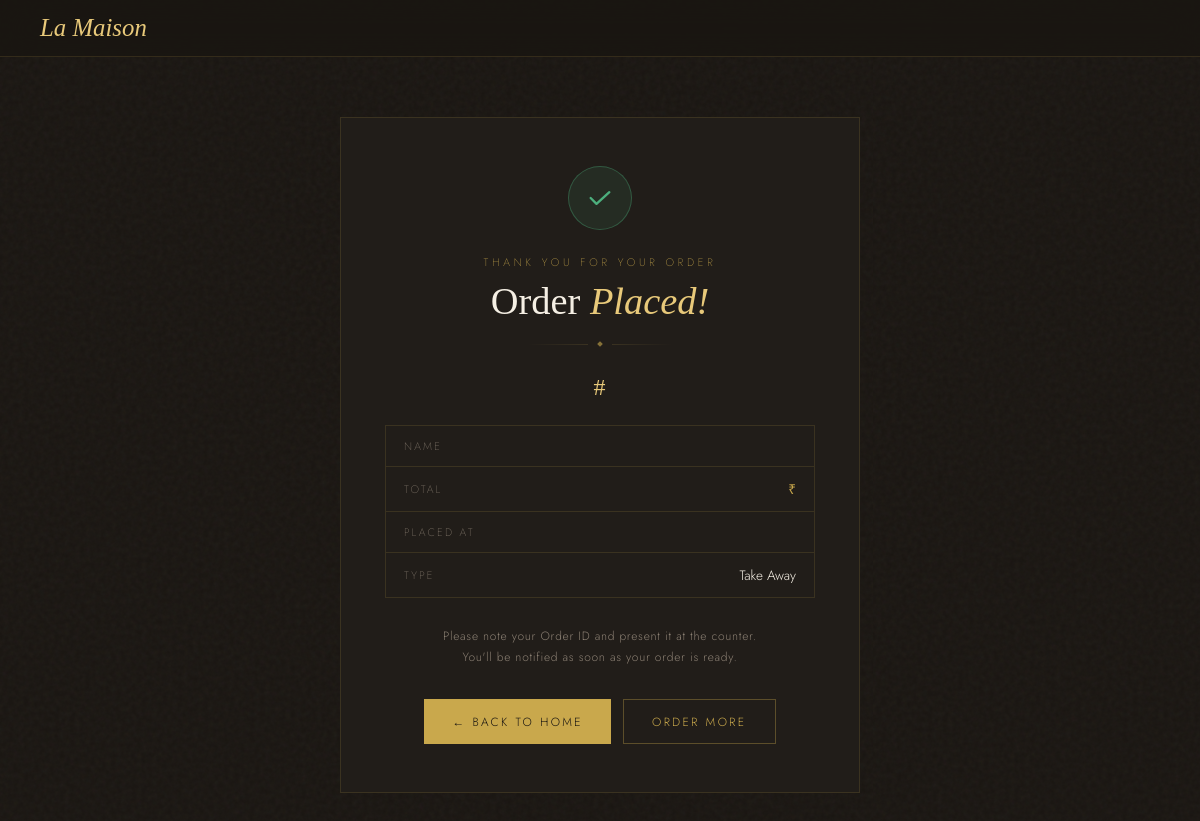
The app's page /order_status/5, older data.
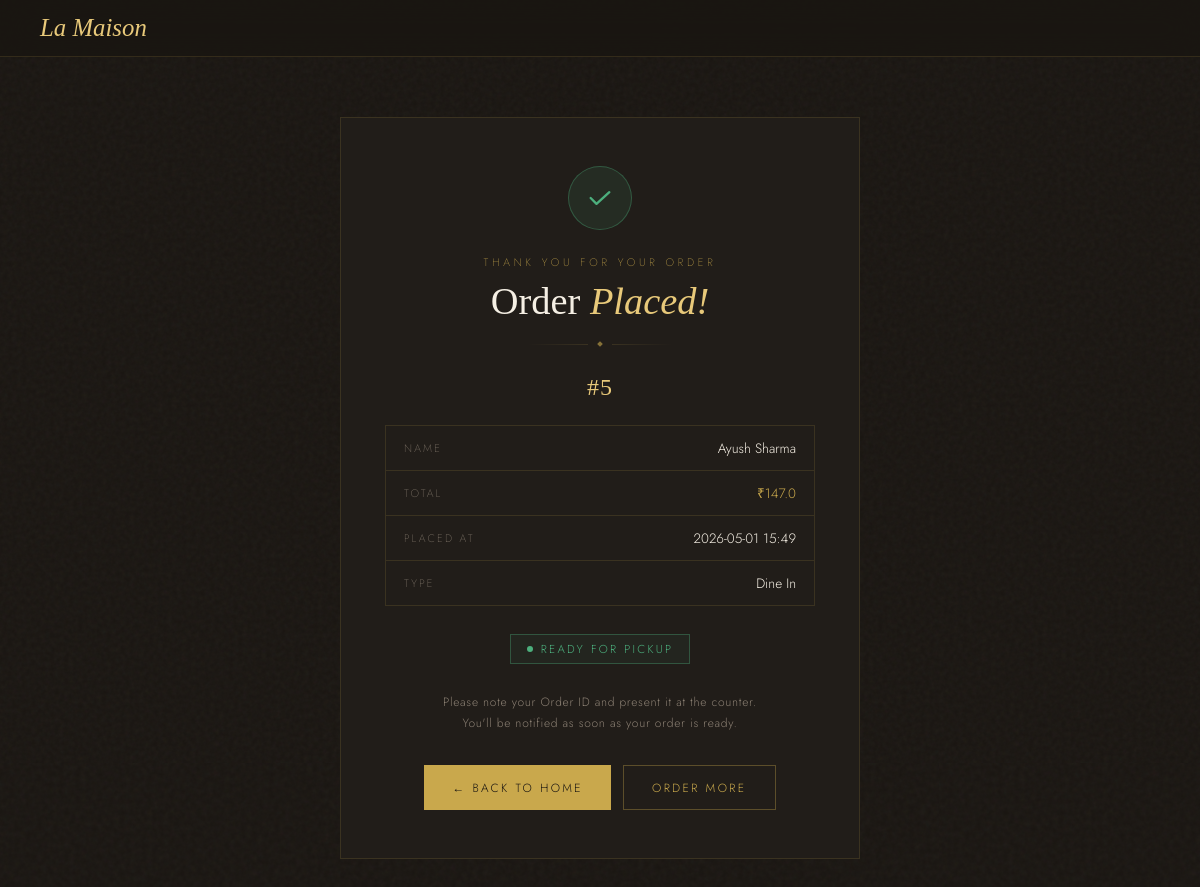
The same page, newer data.
### tables this page shows
CREATE TABLE orders (
    id INTEGER PRIMARY KEY AUTOINCREMENT,
    username TEXT,
    items TEXT,
    total REAL,
    time TEXT,
    status TEXT DEFAULT 'Preparing',
    order_type TEXT DEFAULT 'Dine In'
    );

### app.py (the view)
@app.route('/order_status/<int:order_id>')
def order_status(order_id):
    import os
    print("USER DB:", os.path.abspath('database.db'))
    conn = sqlite3.connect('database.db')
    cur = conn.cursor()
    cur.execute("SELECT * FROM orders WHERE id=?", (order_id,))
    order = cur.fetchone()
    conn.close()
    import json
    if order:
        order = list(order)
        if len(order) == 6:
            order.append('Dine In')
        order[2] = json.loads(order[2])   # 🔥 items decode
    return render_template('order_status.html', order=order)

### templates/order_status.html (shortened to what this page needs)
<nav class="top-nav">
  <a href="/" class="nav-brand">La Maison</a>
</nav>
<div class="page">
  <div class="confirm-card">
    <div class="check-wrap">
      <svg viewBox="0 0 24 24"><polyline points="4 12 9 17 20 7"/></svg>
    </div>
    <p class="confirm-eyebrow">Thank you for your order</p>
    <h1>Order <em>Placed!</em></h1>
    <div class="confirm-divider"><span></span><i></i><span></span></div>
    <div class="order-id">#{{ order[0] }}</div>
    <div class="order-meta">
      <div class="meta-row">
        <span class="meta-label">Name</span>
        <span class="meta-value">{{ order[1] }}</span>
      </div>
      <div class="meta-row">
        <span class="meta-label">Total</span>
        <span class="meta-value gold">₹{{ order[3] }}</span>
      </div>
      <div class="meta-row">
        <span class="meta-label">Placed at</span>
        <span class="meta-value">{{ order[4] }}</span>
      </div>
      <div class="meta-row">
        <span class="meta-label">Type</span>
        <span class="meta-value">
          {% if order[6] == "Dine In" %}
            Dine In
          {% else %}
            Take Away
          {% endif %}
        </span>
      </div>
    </div>
    {% if order and order[5] == "Ready" %}
    <div class="status-badge ready">
      <span class="status-dot"></span>
      Ready for pickup
    </div>
    {% elif order %}
    <div class="status-badge preparing">
      <span class="status-dot"></span>
      Preparing your order
    </div>
    {% endif %}
    <p class="confirm-note">
      Please note your Order ID and present it at the counter.<br>
      You'll be notified as soon as your order is ready.
    </p>
    <div class="confirm-actions">
      <a href="/welcome" class="btn-home">← Back to Home</a>
      <a href="/menu" class="btn-more">Order More</a>
    </div>
  </div>
</div>

### templates/order_status.html (style rules this page uses)
*, *::before, *::after { box-sizing: border-box; margin: 0; padding: 0; }
.top-nav { position: sticky; top: 0; z-index: 100; display: flex; align-items: center; justify-content: space-between; padding: 14px 40px; background: rgba(26,22,18,0.92); border-bottom: 1px solid var(--border); backdrop-filter: blur(16px); }
.nav-brand { font-family: 'Cormorant Garamond', serif; font-style: italic; font-size: 1.55rem; font-weight: 300; color: var(--gold-lt); text-decoration: none; }
.page { position: relative; z-index: 1; flex: 1; display: flex; flex-direction: column; align-items: center; justify-content: center; padding: 60px 24px 80px; }
.confirm-card { width: 100%; max-width: 520px; background: var(--card-bg); border: 1px solid var(--border); padding: 48px 44px; text-align: center; animation: fadeUp 0.9s ease both; }
.check-wrap { width: 64px; height: 64px; border-radius: 50%; background: rgba(76,175,125,0.1); border: 1px solid rgba(76,175,125,0.35); display: flex; align-items: center; justify-content: center; margin: 0 auto 24px; animation: popIn 0.6s cubic-bezier(0.175, 0.885, 0.32, 1.275) 0.3s both; }
.check-wrap svg { width: 28px; height: 28px; stroke: var(--green); fill: none; stroke-width: 2; stroke-linecap: round; stroke-linejoin: round; stroke-dasharray: 40; stroke-dashoffset: 40; animation: drawCheck 0.5s ease 0.7s forwards; }
.confirm-eyebrow { font-size: 0.68rem; font-weight: 200; letter-spacing: 0.35em; text-transform: uppercase; color: var(--gold); margin-bottom: 10px; }
.confirm-card h1 { font-family: 'Cormorant Garamond', serif; font-weight: 300; font-size: 2.4rem; color: var(--cream); line-height: 1.1; margin-bottom: 6px; }
.confirm-card h1 em { font-style: italic; color: var(--gold-lt); }
.confirm-divider { display: flex; align-items: center; justify-content: center; gap: 10px; margin: 20px 0 28px; }
.confirm-divider span { display: block; width: 60px; height: 1px; background: linear-gradient(90deg, transparent, var(--border)); }
.confirm-divider span:last-child { background: linear-gradient(90deg, var(--border), transparent); }
.confirm-divider i { display: block; width: 4px; height: 4px; background: var(--gold); transform: rotate(45deg); opacity: 0.6; }
.order-id { display: inline-block; font-family: 'Cormorant Garamond', serif; font-size: 1.5rem; font-weight: 400; color: var(--gold-lt); letter-spacing: 0.04em; margin-bottom: 24px; }
.order-meta { display: flex; flex-direction: column; gap: 0; margin-bottom: 28px; border: 1px solid var(--border); }
.meta-row { display: flex; justify-content: space-between; align-items: center; padding: 12px 18px; border-bottom: 1px solid var(--border); }
.meta-row:last-child { border-bottom: none; }
.meta-label { font-size: 0.68rem; font-weight: 200; letter-spacing: 0.2em; text-transform: uppercase; color: var(--muted); }
.meta-value { font-size: 0.85rem; font-weight: 300; color: var(--cream); text-align: right; }
.meta-value.gold { color: var(--gold); }
.status-badge { display: inline-flex; align-items: center; gap: 8px; padding: 6px 16px; font-size: 0.72rem; font-weight: 300; letter-spacing: 0.2em; text-transform: uppercase; border: 1px solid; margin-bottom: 28px; }
.status-badge.ready { color: var(--green); border-color: rgba(76,175,125,0.35); background: rgba(76,175,125,0.06); }
.status-dot { width: 6px; height: 6px; border-radius: 50%; background: currentColor; }
.confirm-note { font-size: 0.75rem; font-weight: 300; letter-spacing: 0.06em; color: var(--muted); margin-bottom: 32px; line-height: 1.7; }
.confirm-actions { display: flex; gap: 12px; justify-content: center; flex-wrap: wrap; }
.btn-home { display: inline-flex; align-items: center; gap: 8px; padding: 13px 28px; background: var(--gold); color: var(--ink); font-family: 'Jost', sans-serif; font-size: 0.74rem; font-weight: 300; letter-spacing: 0.2em; text-transform: uppercase; text-decoration: none; border: none; transition: background 0.25s; }
.btn-more { display: inline-flex; align-items: center; gap: 8px; padding: 13px 28px; background: transparent; color: var(--gold); font-family: 'Jost', sans-serif; font-size: 0.74rem; font-weight: 300; letter-spacing: 0.2em; text-transform: uppercase; text-decoration: none; border: 1px solid rgba(201,168,76,0.35); transition: background 0.25s, border-color 0.25s; }

Row changes from the older to the newer data that the page shows:
added orders: id "5", username "Ayush Sharma", total "147.0", time "2026-05-01 15:49"
Text that changed along with them:
text no longer shown: "Take Away"
text now shown: "Dine In READY FOR PICKUP"
